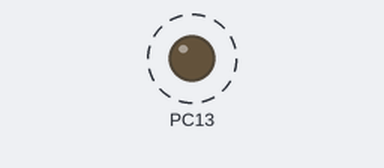
The sketch below on a simulated STM32 Blue Pill. Shown: output pins drawn as LEDs (lit = HIGH). Dashed ring = blinking.

Above: at 0.5 s.
Timing chart, 0 to 4.6 s (numbered marks = the images above):
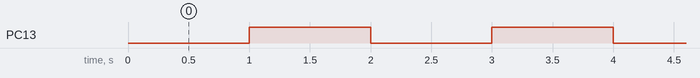

The sketch:

Blink.ino
```cpp
// the setup function runs once when you press reset or power the board
void setup() {
  // initialize digital pin LED_BUILTIN as an output.
  pinMode(PC13, OUTPUT);
}

// the loop function runs over and over again forever
void loop() {
  digitalWrite(PC13, LOW);   // turn the LED on (HIGH is the voltage level)
  delay(1000);                       // wait for a second
  digitalWrite(PC13, HIGH);    // turn the LED off by making the voltage LOW
  delay(1000);                       // wait for a second
}
```

Measured:
- by itself, PC13: alternates HIGH for 1.0 s and LOW for 1.0 s
